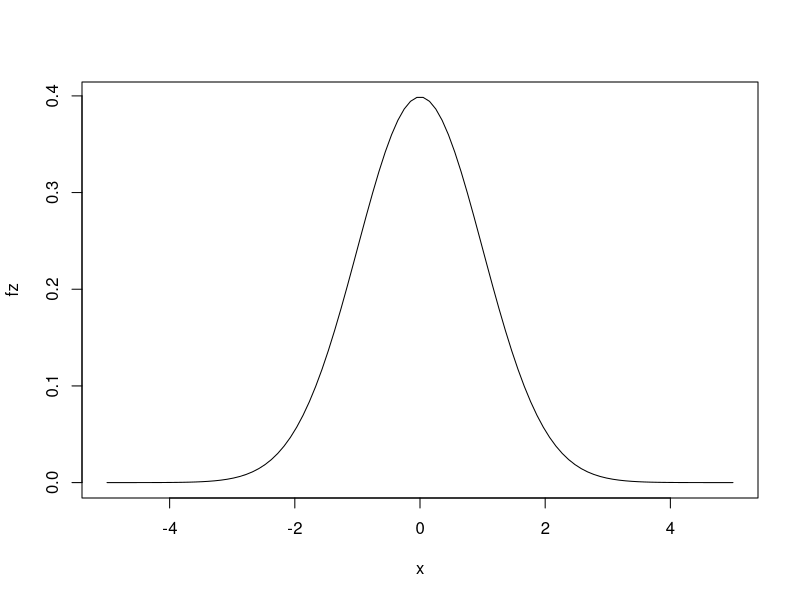
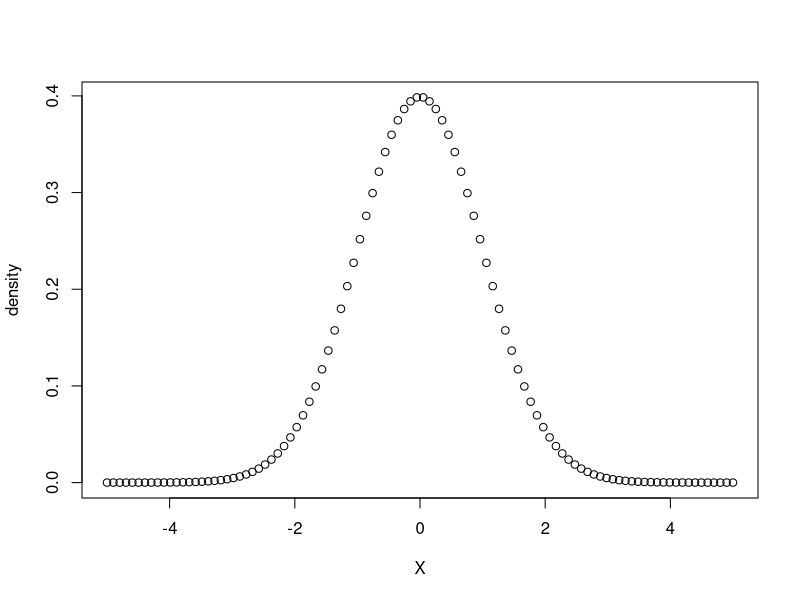
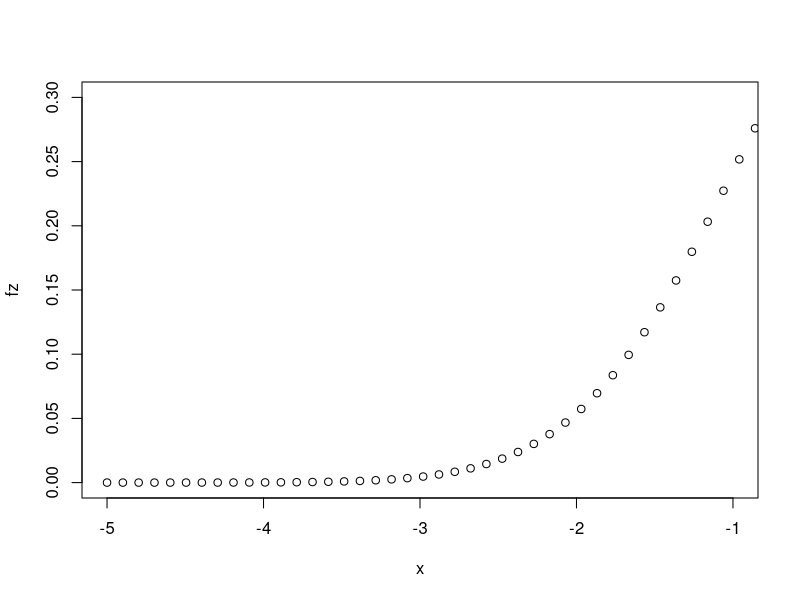
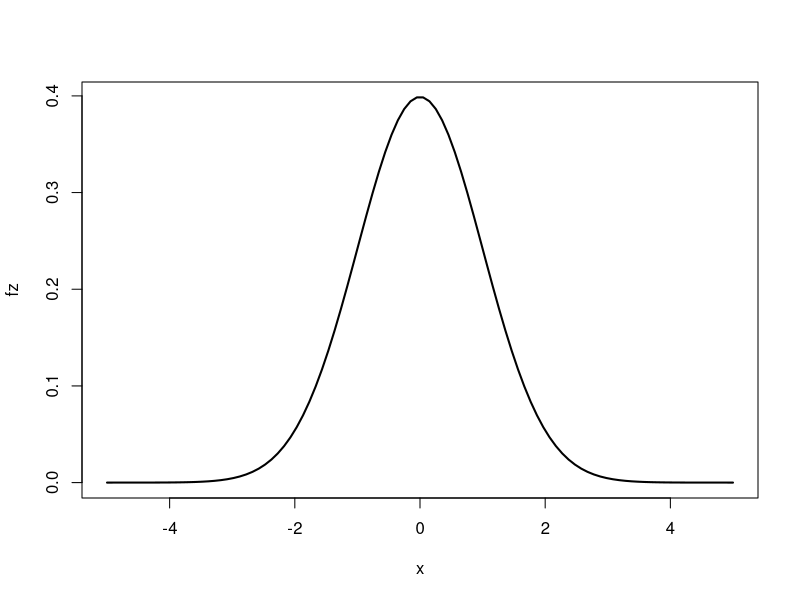
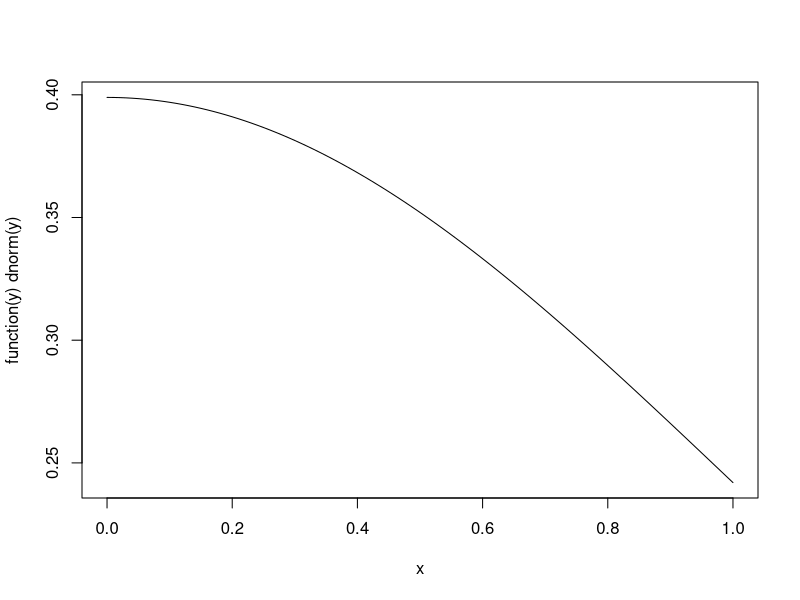
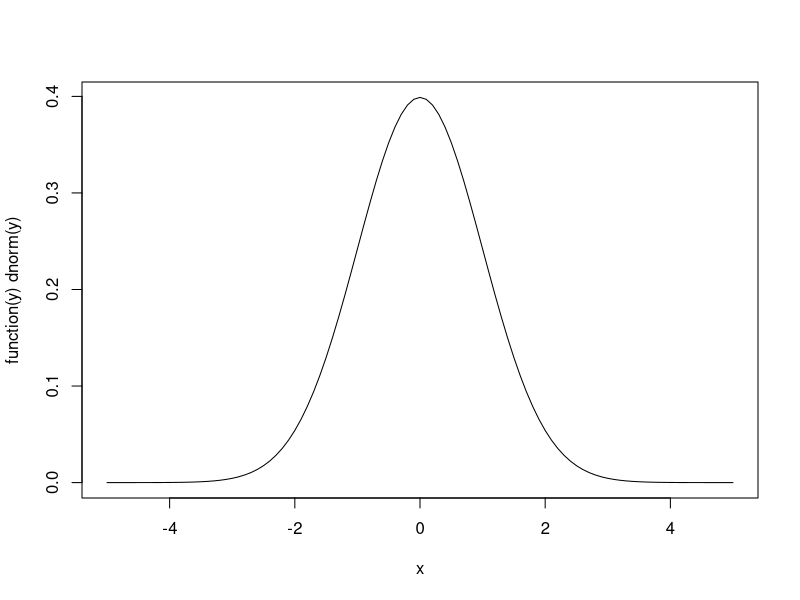
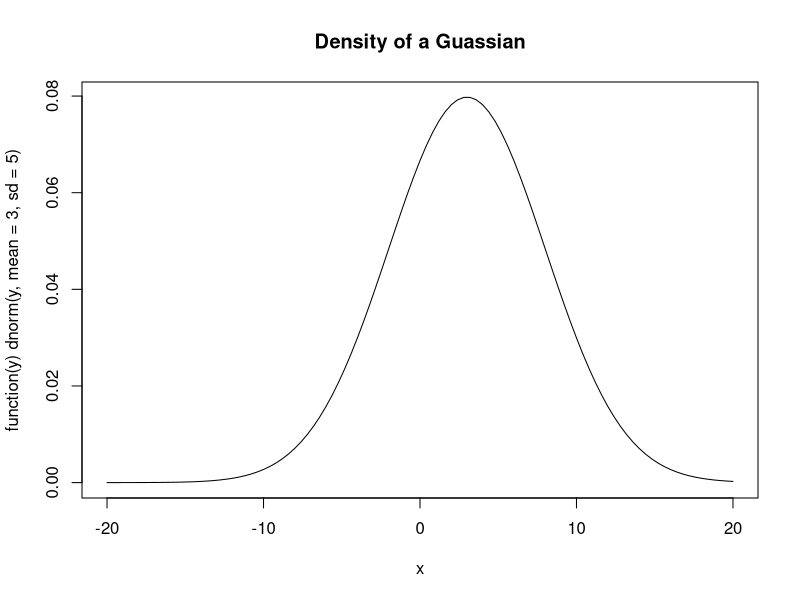
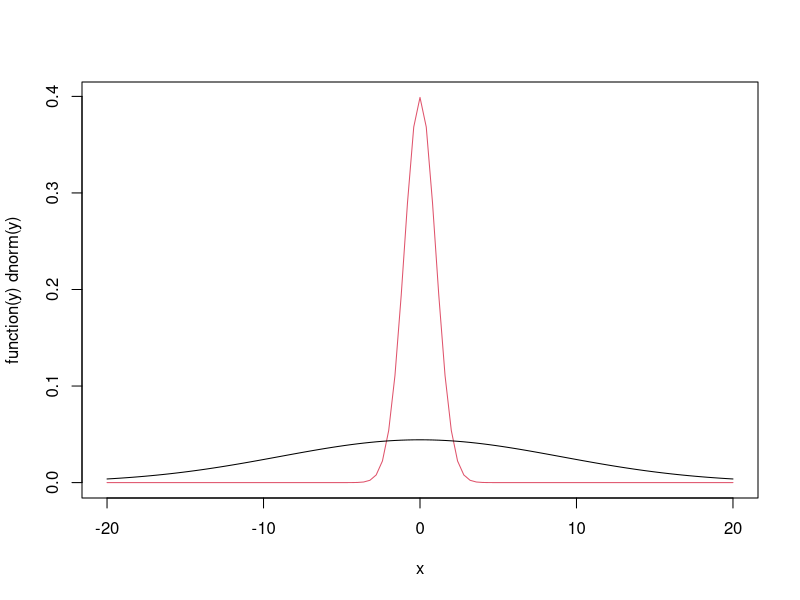

R code for these plots, in order: (Note: this script raises an error after producing the figures.)
###########PLOTS OF RVS###########
###densoity of a Guassian
N=100 ##number of plot points

x= seq(-5,5, length=N) 
fz=dnorm(x = x)
plot(y = fz, x = x, type="l") ##to have a plot with a line
plot(x,fz, xlab="X",ylab="density") #to name axes
plot(x,fz,xlim=c(-5,-1), ylim = c(0,0.3))# to limit the plot on x or y
plot(x,fz,lwd=2, type="l") #for the thickness of the line


###plot of functions
plot(function(y)dnorm(y)) ###we are creating an anonimus function which exists just fro the plot
#y is just the name of this function 
plot(function(y)dnorm(y), from = -5, to = 5) #to see the limits of the function, which is a normal because we wrote d norm

###plot density of N(3,5^2)
plot(function(y)dnorm(y, mean = 3, sd = 5), from = -20, to = 20,
     main="Density of a Guassian") #to give a title

###to plot more functions in the same plot

plot(function(y)dnorm(y), from = -20, to=20, col=2)
plot(function(y)dnorm(y,0, 9), from = -20, to=20, col=1, ##color 1 is black
     add=TRUE)#to add to the already existing plot

#to visualize the effect of the increase in paradigm sigma and mu
plot(function(y)dnorm(y, mean=12), from = -20, to=20, col=2)
plot(function(y)dnorm(y,mean=3), from = -20, to=20, col=1, add=TRUE)
#shape is the same, but location changes by changin mu

#to see how hist() approximated density
values=c(10,100,1000,10000) #timber of random extractions used for generating the hist
#higher sample size, gives a more precise histogram
par(mfrow=c(2,2)) #for a 2 by 2 plot, graphical parameters
for(n in values) {
  x=rnorm(n)
  hist(x,50, col=4,freq=FALSE,##freq=false means that you have the density on y axe
       main=paste("Hist for n=", n)) #to create a title based on the change of the value
                                     #it mixes to elelemnts
  lines(sort(x),dnorm(sort(x)),col=2, lwd=2)#it creates a line connecting the x and y,
                                            #it is red beacuase of col=2
  }

#try to replicate the previous example with a uniform distribution U(3,7) using
values=c(100,1000,10000,100000)
par(mfrow=c(2,2))
for(n in values){
  x=runif(n = n, min = 3, max = 7)
  hist(x = x, 
       breaks = 50 , #number of columns
       col=4,
       main = paste("Histograms for n=", n),
       lines(x=sort(x), y = dunif(sort(x), 3,7), col=4))
}


############# USER DEFINE FUNCTIONS#############
#Functions that the user create, that was not present in R
#To create a new one called MyFnc with 3 inputs and the output called "out"
#which perform some operation in the body {} 

#MyFnc= function(arg1, arg2,arg3){
#  statement 1,
#  statement 2,
#  statement 3, 
#...
#return(out)
#}

#Ex. function for evaluating density of a Levy distribution

dlevy=function(x, th){ #these are the values needed to solve the function
  f=sqrt(th/(2*pi))*exp(-th/(2*x))*x^(-3/2)
  f=f*(x>0) #it gives true or false based on x>0 and TRUE=1 and FALSE=0, so it nullifies in case of non positive x
  return(f)#to have it print on command page 
}
#we created the function, but without parameters
dlevy(5,2)#evaluate the Levy Density function at x=5 and theta=2

par(mfrow=c(1,1))
x=seq(0.01,10, by=0.01)
y=dlevy(x,2)
plot(x,y,type="l")
#there is no default in this function, it has to have two inputs
#we can put a default value th=1

dlevy2=function(x, th=1){ #by specifying the input it creates a default value
  f=sqrt(th/(2*pi))*exp(-th/(2*x))*x^(-3/2)
  f=f*(x>0) 
  return(f)
}
#if it has only one line I can remove all the f and the return()
dlevy_short=function(x, th=1) #by specifying the input it creates a default value
  sqrt(th/(2*pi))*exp(-th/(2*x))*x^(-3/2)*(x>0)

dlevy(5,1)
dlevy2(5,1)
dlevy_short(5,1)

##example of a new function with a parameter vector, Laplace density

dlaplace= function(x, theta){
  mu=theta[1]#mu is the first element of the vector theta=(mu,b)
  b=theta[2]
  f=1/(2*b)*exp(-abs(x-mu)/b) #PDF of LaPlace
  f=f*(b>0) #b has to be >0
  return(f)
}

dlaplace2=function(x, mu, b){ #i don't need to define mu and b in function
  f=1/(2*b)*exp(-abs(x-mu)/b) #PDF of LaPlace
  f=f*(b>0) #b has to be >0
  return(f)
}

dlaplace2(5,0,1) #pdf of LaPlace at point 5, with mu=0 and b=1

dlaplace(5,0,1) #too many inputs. The function dlaplace needs only x and theta
dlaplace(5,c(0,1)) #theta is now a 2 dimensional vector ad it works

#dlaplace with default vectors

dlaplace= function(x, theta= c(0,1)){
  mu=theta[1]#mu is the first element of the vector theta=(mu,b)
  b=theta[2]
  f=1/(2*b)*exp(-abs(x-mu)/b) #PDF of LaPlace
  f=f*(b>0) #b has to be >0
  return(f)
}

plot(x = x, y = dlaplace(5), type = "l", col=4 )
